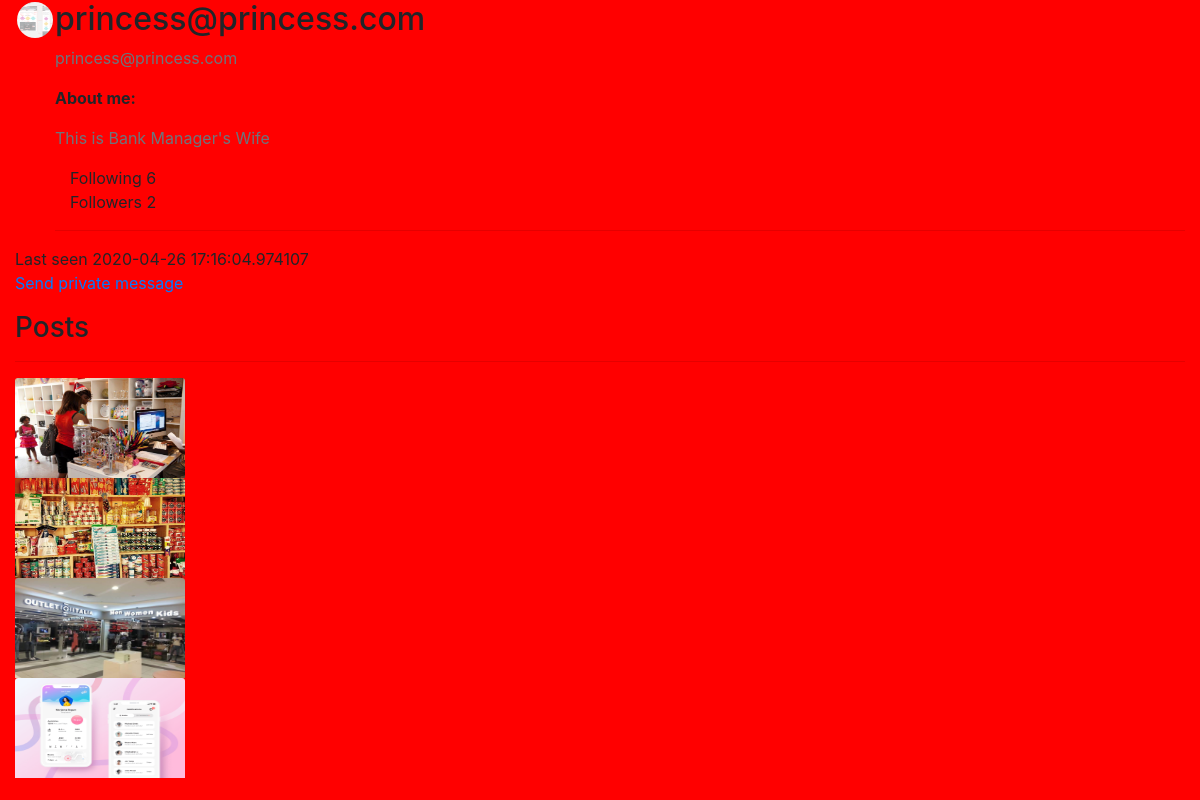
The page /dashboard/princess@princess.com on the database its author committed.
### quandromy/database.py (models this page shows, shortened)
class User(db.Model, UserMixin): #The users mixing class helps in user management. We inherit the "is_authenticated" method from here
    __tablename__ = 'users'
    id = db.Column(db.Integer, primary_key = True)
    fullname = db.Column(db.String(100))
    username = db.Column(db.String(20), unique = True, index = True)
    role_id = db.Column(db.Integer, db.ForeignKey('roles.id'))
    email = db.Column(db.String(120), unique = True, index = True)
    country = db.Column(db.String(200))
    about_me = db.Column(db.Text())
    member_since = db.Column(db.DateTime(), default=datetime.utcnow)
    last_seen = db.Column(db.DateTime(), default=datetime.utcnow)
    image_file = db.Column(db.String(20), default = 'default.png')
    last_message_read_time = db.Column(db.DateTime)
    password = db.Column(db.String(60), nullable = False)
    comments = db.relationship('Comment', backref='author', lazy='dynamic')
    search = db.relationship('Search', backref='searcher', lazy='dynamic')
    Report = db.relationship('Report', backref='author', lazy='dynamic')
    Post = db.relationship('Post', backref = 'author', lazy = 'dynamic')
    followed = db.relationship('Follow',
                               foreign_keys=[Follow.follower_id],               #SQLAlchemy cannot use the association table transparently because that will not give
                               backref=db.backref('follower', lazy='joined'),   #the application access to the custom fields in it. Instead, the many-to-many relationship
                               lazy='dynamic',                                  #must be decomposed into the two basic one-to-many relationships for the left
                               cascade='all, delete-orphan')                    #and right sides, and these must be defined as standard relationships.
    followers = db.relationship('Follow',
                                foreign_keys=[Follow.followed_id],
                                backref=db.backref('followed', lazy='joined'),
                                lazy='dynamic',
                                cascade='all, delete-orphan')
    messages_sent = db.relationship('Message',
                                    foreign_keys='Message.sender_id',
                                    backref='sender', lazy='dynamic')
    messages_received = db.relationship('Message',
                                        foreign_keys='Message.recipient_id',
                                        backref='recipient', lazy='dynamic')
    staticmethod

class SearchableMixin(object):
    @classmethod
    def before_commit(cls, session):
        session._changes = {
            'add': list(session.new),
            'update': list(session.dirty),
            'delete': list(session.deleted)
        }
    @classmethod
    def after_commit(cls, session):
        for obj in session._changes['add']:
            if isinstance(obj, SearchableMixin):
                add_to_index(obj.__tablename__, obj)
        for obj in session._changes['update']:
            if isinstance(obj, SearchableMixin):
                add_to_index(obj.__tablename__, obj)
        for obj in session._changes['delete']:
            if isinstance(obj, SearchableMixin):
                remove_from_index(obj.__tablename__, obj)
        session._changes = None

class Post(SearchableMixin, db.Model):
    __tablename__ = 'posts'
    __searchable__ = ['describe', 'title']
    id = db.Column(db.Integer, primary_key = True)
    date_posted = db.Column(db.DateTime, nullable = False, default = datetime.utcnow())
    title = db.Column(db.String(50), nullable = False, index = True)
    describe = db.Column(db.String, nullable = False, index = True)
    picture = db.Column(db.String(20), nullable = False, default = 'default.png')
    user_id = db.Column(db.Integer, db.ForeignKey('users.id'), nullable = False)
    comments = db.relationship('Comment', backref='post', lazy='dynamic')
    report = db.relationship('Report', backref='report', lazy='dynamic')

### quandromy/users/routes.py (the view)
@users.route("/dashboard/<string:username>")
def dashboard(username):
    user = User.query.filter_by(username=username).first_or_404()
    posts = Post.query.filter_by(author=user)
    image_file = url_for('static', filename = 'img/' + user.image_file)
    return render_template('users/dashboard.html', user = user, posts = posts, image_file = image_file)

### quandromy/users/routes.py (called while the page is built)
@users.before_request
def before_request():
    if current_user.is_authenticated:
        current_user.last_seen = datetime.utcnow()
        db.session.commit()
        g.search_form = SearchForm()

### quandromy/templates/users/dashboard.html (shortened to what this page needs)
{% extends 'base.html' %}
{% block div %}
 <div class="content-section">
   <div class="media">
     <img class="rounded-circle account-img my-img" src="{{url_for('static', filename = 'img/' + user.image_file)}}" alt="profile pic">
     <div class="media-body">
       <h2 class="account-heading">{{user.username}}</h2>
       <p class="text-secondary">{{user.email}}</p>
       <p><span style="font-weight: bold;">About me:</span></p>
       <p class="text-secondary">{{user.about_me}}</p>
       <div class="col">
        Following <span>{{ user.followed.count() - 1 }}</span>
    </div>
    <div class="col">
      Followers <span>{{ user.followers.count() - 1 }}</span>
  </div>
  <hr>
     </div>
   </div>
 </div>
<div>Last seen {{ user.last_seen }}</div>
<div>
  <p>
    <a href="{{ url_for('users.send_message',
                        recipient=user.username) }}">
        {{ ('Send private message') }}
    </a>
</p>
</div>
 <div>
   <legend><h3>Posts</h3></legend>
   <hr>
    {% for post in posts %}
    <div class="row">
       <div class="col">
        <img src="{{url_for('static', filename = 'postpics/' + post.picture)}}" class="card-img-top" alt="..." width="50" height="100">
       </div>
       <div class="col"></div>
       <div class="col"></div>
       <div class="col"></div>
       <div class="col"></div>
       <div class="col"></div>
    </div>
    {% endfor %}
 </div>
{% endblock %}

### quandromy/static/css/main.css (style rules this page uses)
.my-img { width: 40px; height: 40px; box-sizing: border-box; background-clip: content-box; rgba(0,0,0,0); border-radius: 50%; border: 2px solid red; position: relative; overflow: hidden; }

### rows shown on the page
User: image_file (placeholder picture), username "princess@princess.com", email "princess@princess.com", about_me "This is Bank Manager's Wife", last_seen "2020-04-26 17:16:04.974107"
Post: picture (picture)
Post: picture (picture)
Post: picture (picture)
Post: picture (picture)

### other values the page prints
{{ user.followed.count() - 1 }} "6"
{{ user.followers.count() - 1 }} "2"
{{ ('Send private message') }} "Send private message"
